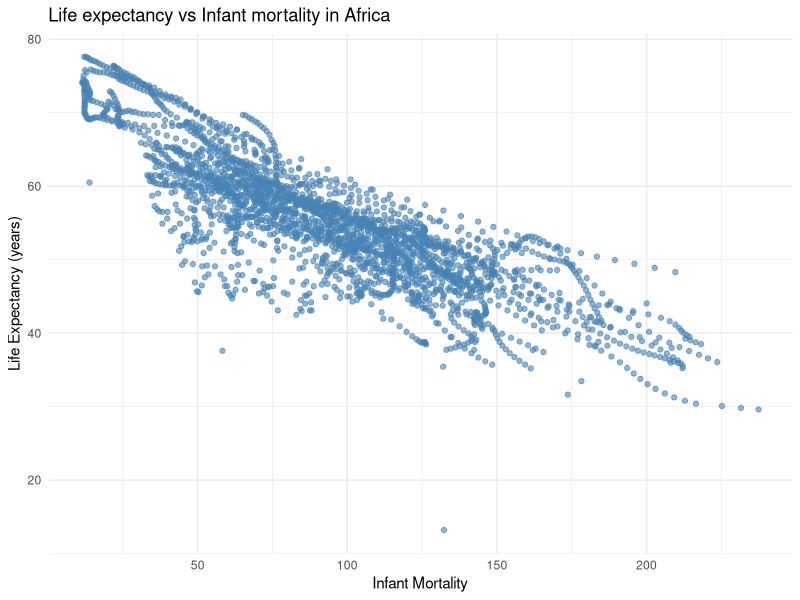
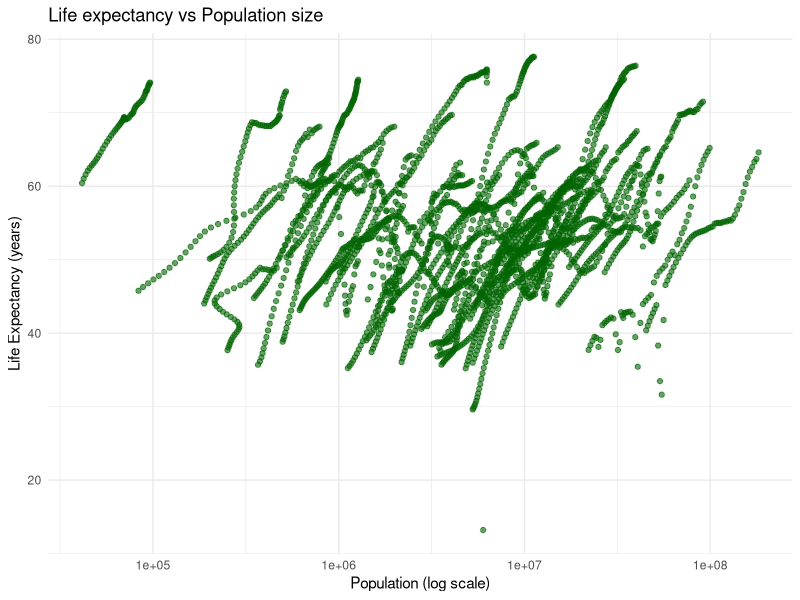
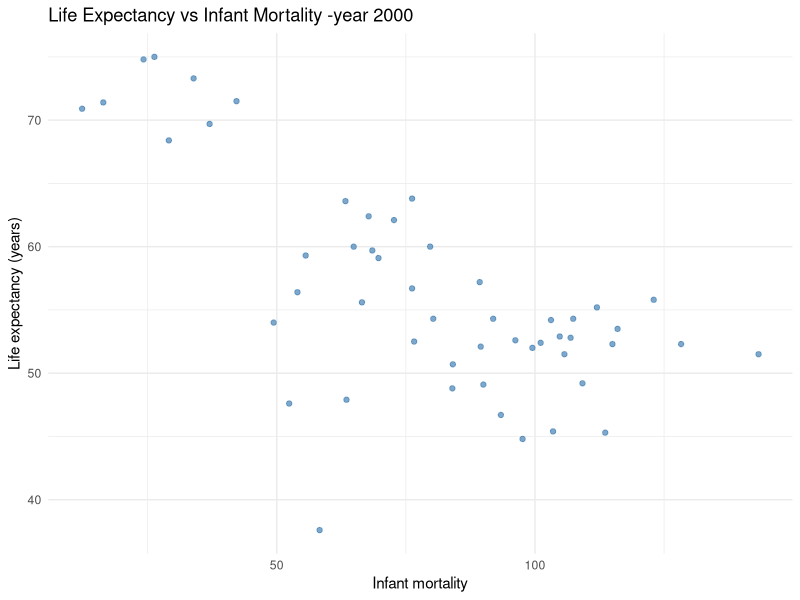

Recreate these plots in R, in order.
## ---- chunk 1

# load dslabs package
library("dslabs") 
library(dplyr)
library(ggplot2)

# get an overview of data structure
str(gapminder)

# get a summary of data
summary(gapminder)

# determine the type of object gapminder is
class(gapminder)

africadata <- gapminder %>%
  filter(continent == "Africa")

# Create a new data frame with only 'infant_mortality' and 'life_expectancy'
africa_mort_life <- africadata %>%
  select(infant_mortality, life_expectancy)

# Create another data frame with only 'population' and 'life_expectancy'
africa_pop_life <- africadata %>%
  select(population, life_expectancy)

# Check the structure of the first new object
str(africa_mort_life)
# Check a summary of the data to understand distributions and NA presence
summary(africa_mort_life)

# Check the structure of the second new object
str(africa_pop_life)
# Summary of population and life expectancy
summary(africa_pop_life)
## ---- chunk 2
# Load dplyr package
library(dplyr)

# Create the object with infant_mortality and life_expectancy
africa_mort_life <- africadata %>%
  select(infant_mortality, life_expectancy)

# Plotting  Life expectancy vs infant mortality 
ggplot(africa_mort_life, aes(x = infant_mortality, y = life_expectancy)) +
  geom_point(alpha = 0.6, color = "steelblue") +
  labs(
    title = "Life expectancy vs Infant mortality in Africa",
    x = "Infant Mortality",
    y = "Life Expectancy (years)"
  ) +
  theme_minimal()

## ---- chunk 3
# Create population vs life expectancy data from africadata
africa_pop_life <- africadata %>%
  select(population, life_expectancy)

# Plotting Life expectancy vs pop size 
ggplot(africa_pop_life, aes(x = population, y = life_expectancy)) +
  geom_point(alpha = 0.6, color = "darkgreen") +
  scale_x_log10() +  # log scale for population
  labs(
    title = "Life expectancy vs Population size",
    x = "Population (log scale)",
    y = "Life Expectancy (years)"
  ) +
  theme_minimal()

## ---- chunk 4
# Now perform analysis for year 20000
africadata_year2000 <- subset(africadata, year == 2000)
# get an overview of data structure
str(africadata_year2000)

 # summary of data
summary(africadata_year2000)

ggplot(africadata_year2000, aes(x = infant_mortality, y = life_expectancy)) +
  geom_point(color = "steelblue", alpha = 0.7) +
  labs(
    title = "Life Expectancy vs Infant Mortality -year 2000",
    x = "Infant mortality",
    y = "Life expectancy (years)"
  ) +
  theme_minimal()

## ---- chunk 5

# Now we will apply models to our analysis of year 2000 to see if they are significant correlations:

# Model 1: Predict life expectancy using infant mortality
fit1 <- lm(life_expectancy ~ infant_mortality, data = africadata_year2000)

# Model 2: Predict life expectancy using population size
fit2 <- lm(life_expectancy ~ population, data = africadata_year2000)

# Print model summaries to screen
summary(fit1)

lm(formula = life_expectancy ~ infant_mortality, data = africadata_year2000)

summary(fit2)

lm(formula = life_expectancy ~ population, data = africadata_year2000)
